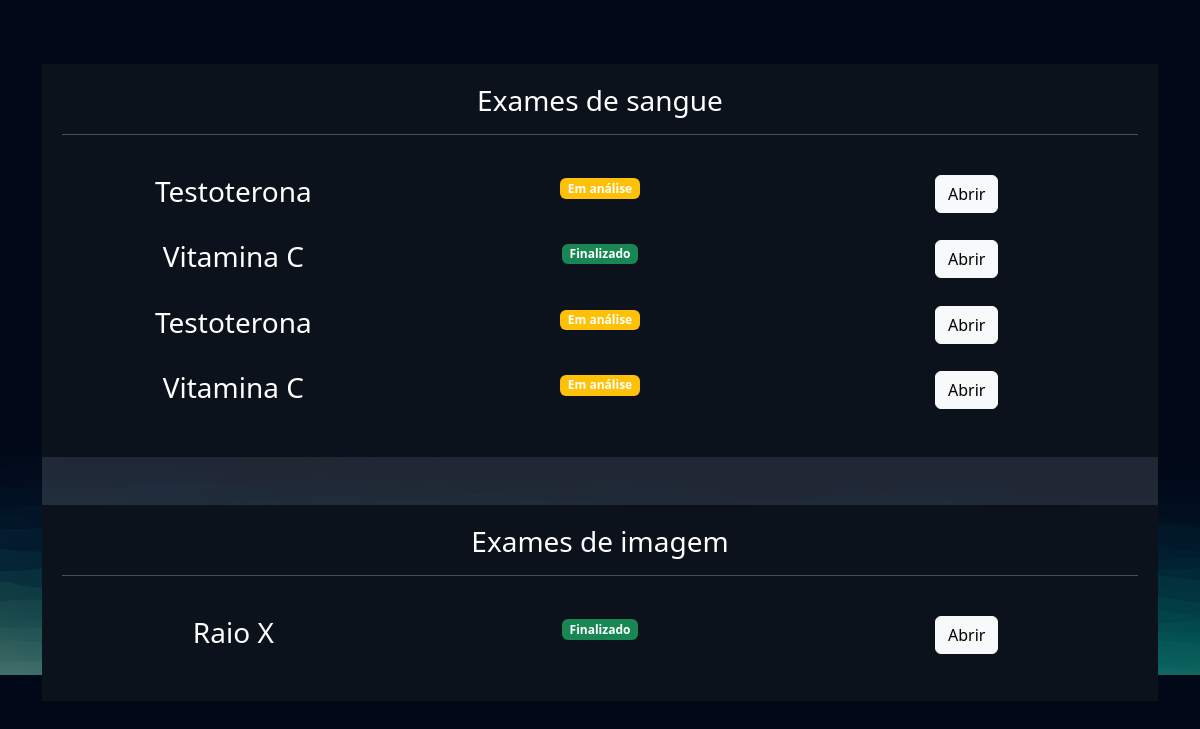
Screenshot of /empresarial/cliente/10 (signed in) with the database file from the repository.
### exames/models.py (models this page shows, shortened)
class SolicitacaoExame(models.Model):
    choice_status=(
        ('E', 'Em análise'),
        ('F', 'Finalizado')
    )
    usuario = models.ForeignKey(User, on_delete=models.DO_NOTHING)
    exame = models.ForeignKey(TiposExames, on_delete=models.DO_NOTHING)
    status = models.CharField(max_length=1, choices=choice_status)
    resultado = models.FileField(upload_to="resultados", null=True, blank=True)
    requer_senha = models.BooleanField(default=False)
    senha=models.CharField(max_length=16, null=True, blank=True)
    def badge_template(self):
        if self.status == 'E':
            classes = 'bg-warning '
            texto = "Em análise"
        elif self.status == 'F':
            classes = 'bg-success'
            texto = "Finalizado"
        return mark_safe(f'<span class="badge {classes}">{texto}</span>')

class TiposExames(models.Model):
    tipo_choices = (
        ('I', 'Exame de imagem'),
        ('S', 'Exame de sangue')
    )
    nome = models.CharField(max_length=150)
    tipo = models.CharField(max_length=1, choices=tipo_choices)
    preco = models.FloatField()
    disponivel = models.BooleanField(default=True)
    horario_inicial = models.IntegerField()
    horario_final = models.IntegerField()

### empresarial/views.py (the view)
# urls.py: path('cliente/<int:cliente_id>', views.cliente, name="cliente"),
@staff_member_required
def cliente(request, cliente_id):
    cliente = User.objects.get(id=cliente_id)
    exames = SolicitacaoExame.objects.filter(usuario=cliente)
    return render(request, 'cliente.html', {'cliente': cliente, 'exames': exames})

### empresarial/templates/cliente.html (shortened to what this page needs)
{% extends "bases/base.html" %}
{% load static %}
{% block 'head' %}
    <link href="{% static 'exames/css/exames.css' %}" rel="stylesheet">
    <link href="{% static 'exames/css/gerenciar_pedidos.css' %}" rel="stylesheet">
    <link href="{% static 'exames/css/gerenciar_exames.css' %}" rel="stylesheet">
{% endblock 'head' %}
{% block 'conteudo' %}
    <br>
    <br>
    <div class="container">
        <div class="card card-view">
            <div class="sub-card">
                <h3>Exames de sangue</h3>
                <hr>
                <br>
                {% for exame in exames  %}
                    {% if  exame.exame.tipo == 'S'%}
                        <div class="row">
                            <div class="col-md"><h3>{{exame.exame.nome}}</h3></div>
                            <div class="col-md">{{exame.badge_template}}</div>
                            <div class="col-md">
                                <a href="{% url 'exame_cliente' exame.id %}" class="btn btn-light">Abrir</a>
                            </div>
                        </div>
                        <br>
                    {% endif %}
                {% endfor %}
            </div>
            <br>
            <br>
            <div class="sub-card">
                <h3>Exames de imagem</h3>
                <hr>
                <br>
                {% for exame in exames  %}
                    {% if  exame.exame.tipo == 'I'%}
                        <div class="row">
                            <div class="col-md"><h3>{{exame.exame.nome}}</h3></div>
                            <div class="col-md">{{exame.badge_template}}</div>
                            <div class="col-md"><a href="{% url 'exame_cliente' exame.id %}" class="btn btn-light">Abrir</a></div>
                        </div>
                        <br>
                    {% endif %}
                {% endfor %}
            </div>
        </div>
    </div>
{% endblock 'conteudo' %}

### templates/static/geral/css/base.css (style rules this page uses)
:root { --main-color: #151C34; --dark-color: #0C121C ; --light-color: #6DE6EE; --contrast-color: #f4c96b; --differential-color: #066668; }
* { color: white }

### templates/static/exames/css/exames.css (style rules this page uses)
body { background-image: url('/static/geral/img/bg2.png'); background-size: cover; }
.card { background-color: rgba(217, 217, 217, .14); color: white; padding: 15px; }

### templates/static/exames/css/gerenciar_pedidos.css (style rules this page uses)
.card-view { text-align: center; padding: 0; border: none; height: 70vh; }

### templates/static/exames/css/gerenciar_exames.css (style rules this page uses)
.sub-card { background-color: var(--dark-color); padding: 20px; }

### rows the page displays
SolicitacaoExame: exame.nome "Testoterona", badge_template "Em análise"
SolicitacaoExame: exame.nome "Vitamina C", badge_template "Finalizado"
SolicitacaoExame: exame.nome "Testoterona", badge_template "Em análise"
SolicitacaoExame: exame.nome "Vitamina C", badge_template "Em análise"
SolicitacaoExame: exame.nome "Raio X", badge_template "Finalizado"
